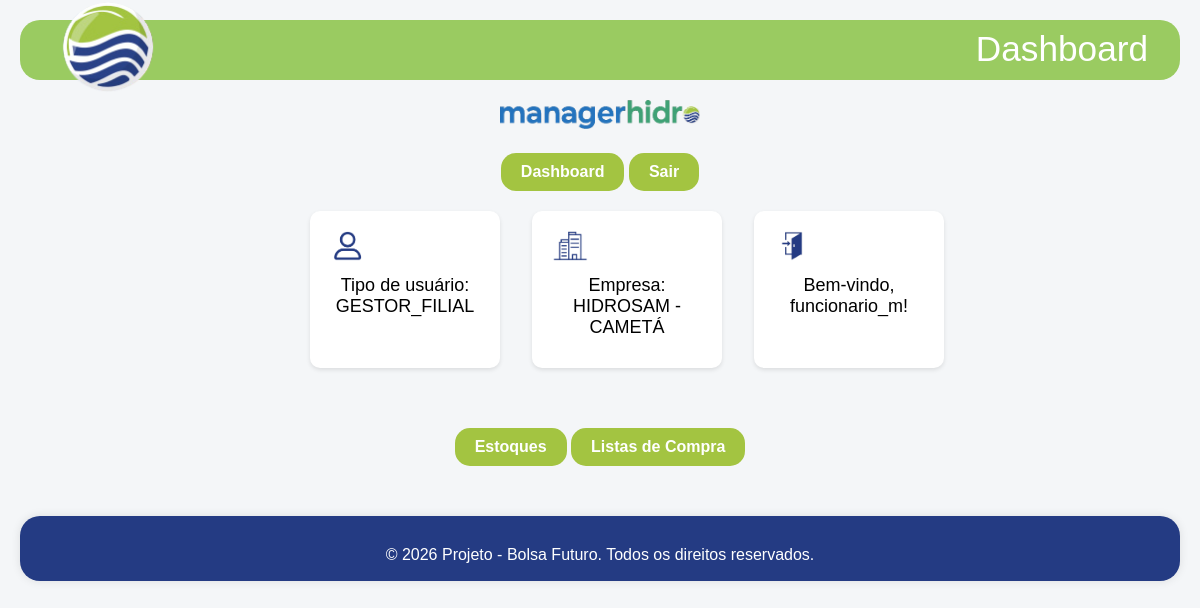
/usuarios/ (signed in), run on the app's committed database.
### usuarios/models.py (models this page shows, shortened)
class Usuario(AbstractUser):
    TIPOS_USUARIO = [
        ('GERENTE_MATRIZ', 'Gerente Matriz'),
        ('GERENTE_FILIAL', 'Gerente Filial'),
        ('GESTOR_MATRIZ', 'Gestor Matriz'),
        ('GESTOR_FILIAL', 'Gestor Filial'),
        ('FUNCIONARIO', 'Funcionário'),
    ]
    empresa = models.ForeignKey(Empresa, on_delete=models.CASCADE, null=True, blank=True)
    tipo_usuario = models.CharField(max_length=20, choices=TIPOS_USUARIO, null=True, blank=True)
    status_ativo = models.BooleanField(default=False)

### empresas/models.py (models this page shows, shortened)
class Empresa(models.Model):
    nome = models.CharField(max_length=150)
    endereco = models.CharField(max_length=255)
    email = models.EmailField()
    telefone = models.CharField(max_length=20)

### usuarios/views.py (the view)
# urls.py: path('', views.dashboard_view, name='dashboard'),
@login_required(login_url='/login/')
def dashboard_view(request):
    usuario = request.user
    empresa_usuario = usuario.empresa
    estoque = Estoque.objects.filter(empresa=empresa_usuario)
    produtos = Produto.objects.all()
    retiradas = LogRetirada.objects.filter(empresa=empresa_usuario).order_by('-data_hora')
    if request.method == "GET":
        produto_nome = request.GET.get('produto')
        data_inicio = request.GET.get('data_inicio')
        data_fim = request.GET.get('data_fim')
        if produto_nome:
            retiradas = retiradas.filter(produto__nome__icontains=produto_nome)
        if data_inicio:
            retiradas = retiradas.filter(data_hora__date__gte=parse_date(data_inicio))
        if data_fim:
            retiradas = retiradas.filter(data_hora__date__lte=parse_date(data_fim))
    return render(request, 'usuarios/dashboard.html', {
        'user': usuario,
        'estoque': estoque,
        'empresa_usuario': empresa_usuario,
        'retiradas': retiradas,
        'produtos': produtos,
        'header_title': 'Dashboard',
    })

### usuarios/templates/usuarios/dashboard.html (shortened to what this page needs)
{% extends 'base.html' %}
{% load static %}
{% block content %}
  <nav class="center">
    {% if user.tipo_usuario != 'FUNCIONARIO' %}
      <a href="{% url 'lista_estoques' %}" class="btn">Estoques</a>
      <a href="{% url 'lista_compras' %}" class="btn">Listas de Compra</a>
    {% endif %}
  </nav>
{% endblock %}

### templates/header.html (shortened to what this page needs)
{% load static %}
<header>
  <div class="header-content"></div>
    <div class="logo-container">
      <img src="{% static 'img/logo-hidro.png' %}" alt="Logo" class="logo-img">
    </div>
    {% if header_title %}
      <h1 class="header-title">{{ header_title }}</h1>
    {% endif %}
</header>
<nav class="center">
  <img src="{% static 'img/logo-sistema.png' %}" alt="Imagem centralizada" class="logo-sistema">
  {% if request.user.is_authenticated %}
    <div>
      {% if request.path != '/dashboard/' %}
      <a href="{% url 'dashboard' %}" class="btn">Dashboard</a>
      {% endif %}
      <a href="{% url 'logout' %}" class="btn">Sair</a>
    </div>
  </nav>
    <div class="row">
    <div class="card">
      <img src="{% static 'img/usuario.png' %}" alt="Logo" class="card-img">
      <p class="center">Tipo de usuário: {{ user.tipo_usuario }}</p>
    </div>
    <div class="card">
      <img src="{% static 'img/empresa.png' %}" alt="Logo" class="card-img">
      <p class="center">Empresa: {{ user.empresa.nome }}</p>
    </div>
    <div class="card">
      {% if request.user.is_authenticated %}
        <img src="{% static 'img/login.png' %}" alt="Logo" class="card-img">
        <p class="center">Bem-vindo, {{ request.user.username }}! </p>
      {% endif %}
    </div>
  </div>
  {% endif %}

### usuarios/static/css/style.css (style rules this page uses)
body { font-family: Arial, sans-serif; background-color: #f4f6f8; margin: 0; padding: 20px; }
h1, h2 { color: #2c3e50; text-align: center; }
p { font-size: 18px; margin: 10px 0; }
.center { text-align: center; }
header { position: relative; height: 60px; background-color: transparent; }
.header-content { background-color: #9acb61; height: 100%; width: 100%; position: relative; top: 0; left: 0; z-index: 1; border-radius: 20px; }
.logo-container { position: absolute; top: 50%; left: 2rem; transform: translateY(-50%); z-index: 2; }
.logo-img { height: 100px; width: auto; object-fit: contain; }
.header-title { position: absolute; right: 2rem; color: white; font-size: 2.2rem; font-weight: 20; z-index: 2; top: -25%; }
.card { background-color: #fff; border-radius: 10px; box-shadow: 0 2px 4px rgba(0, 0, 0, 0.1); padding: 20px; margin: 20px 0; max-width: 150px; }
.row { margin-left: 25%; display: flex; flex-wrap: wrap; gap: 2rem; }
.card-img { height: 30px; width: auto; object-fit: contain; }
.btn { display: inline-block; margin-top: 20px; padding: 10px 20px; background-color: #a3c441; color: white; text-decoration: none; border-radius: 15px; font-weight: bold; border: none; }
.logo-sistema { max-width: 200px; margin-top: 20px; }

### data on the page
Usuario: tipo_usuario "GESTOR_FILIAL", empresa.nome "HIDROSAM - CAMETÁ", user.username "funcionario_m"

### other printed values
{{ header_title }} "Dashboard"
